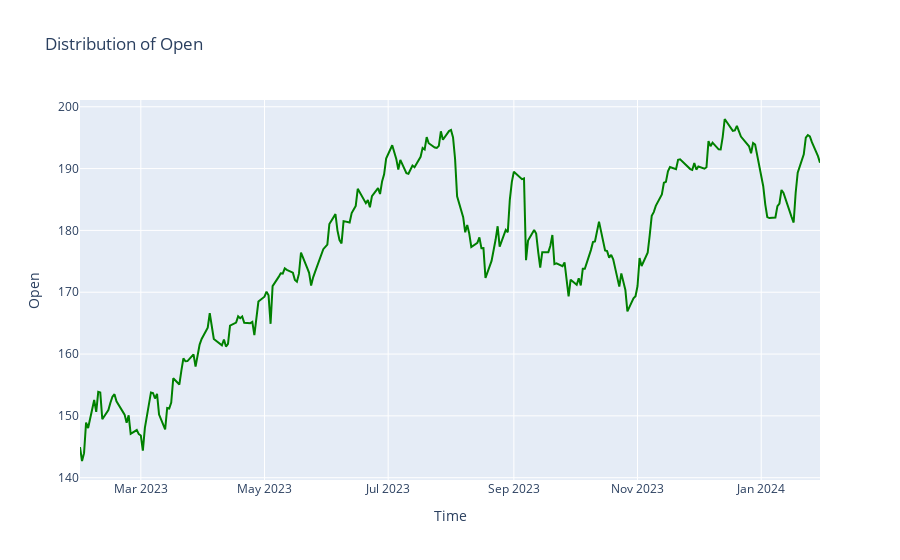

Write notebook code for a chart like this one.
### Code cell
fig2 = go.Figure()
fig2.add_trace(go.Line(x = dataset.index, y = dataset['Open'], marker = dict(color = 'green')))
fig2.update_layout(title = 'Distribution of Open', xaxis_title = 'Time', yaxis_title = 'Open', height = 500)
fig2.show()

### Figure 1 — Plotly figure (JSON) as saved in the notebook; plotly's stock layout.template omitted (floating-point values rounded to 4 significant figures; data arrays with more than 128 entries replaced by an {"elided": "..."} marker saying what was removed)
{"data": [{"marker": {"color": "green"}, "type": "scatter", "x": {"elided": "252 str values"}, "y": {"elided": "252 float values"}}], "layout": {"autosize": true, "title": {"text": "Distribution of Open"}, "xaxis": {"autorange": true, "range": ["2023-01-30", "2024-01-30"], "title": {"text": "Time"}, "type": "date"}, "yaxis": {"autorange": true, "range": [139.6, 201.1], "title": {"text": "Open"}, "type": "linear"}}}
